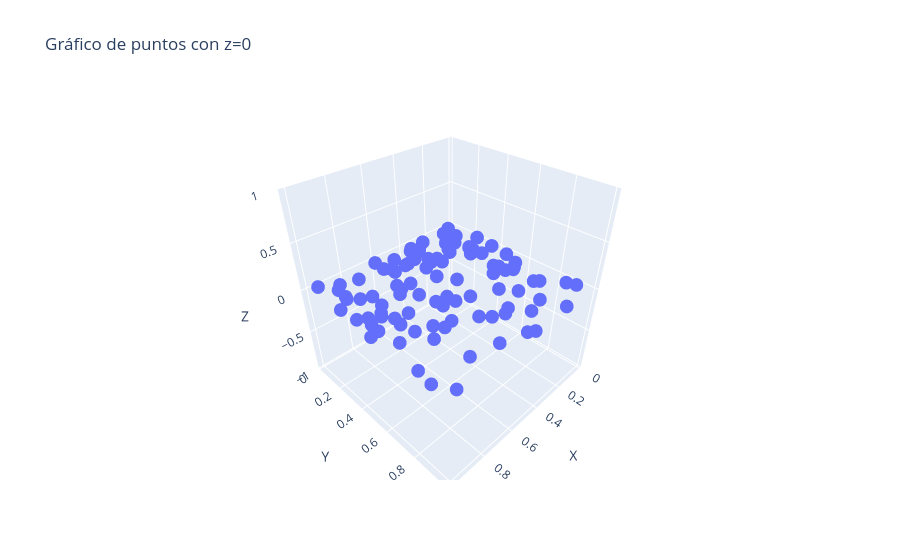

Write notebook code for a chart like this one.
### Markdown cell above
**Crear un grafico innecesariamente complejo para mis datos**

Por ejemplo, supongamos que tengo un conjunto de puntos en $\mathbb{R}^{2}$, y yo utilizo un grafico en $\mathbb{R}^{3}$, realmente era necesario utilizar un grafico mas complejo?

### Code cell
import plotly.graph_objects as go


x = np.random.rand(100)
y = np.random.rand(100)
z = np.zeros(100)  # z = 0 para todos los puntos

# Crear el gráfico 3D
fig = go.Figure(data=[go.Scatter3d(x=x, y=y, z=z, mode='markers')])

# Configurar el diseño del gráfico
fig.update_layout(
    scene=dict(
        xaxis_title='X',
        yaxis_title='Y',
        zaxis_title='Z'
    ),
    title='Gráfico de puntos con z=0'
)

fig.show()
